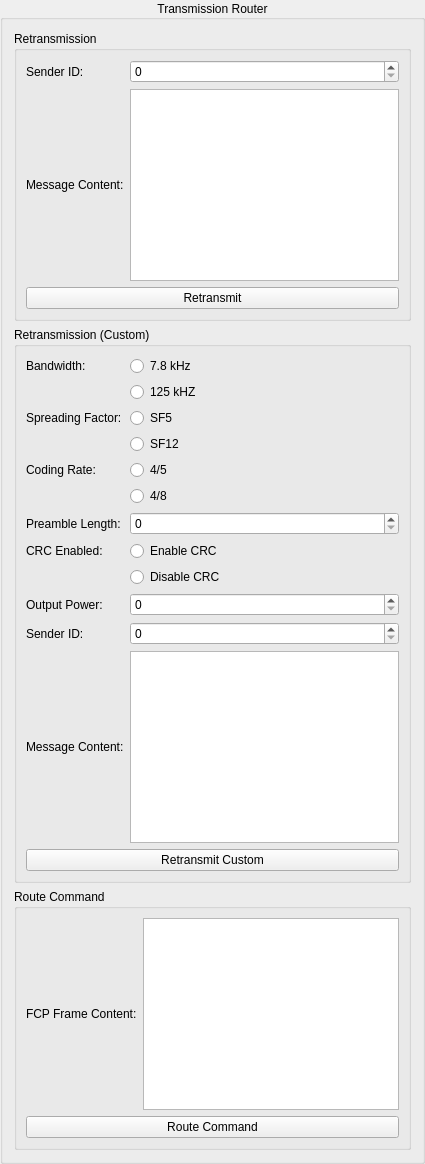
             <widget class="QGroupBox" name="transmisionRouterGroupBox">
              <property name="title">
               <string>Transmission Router</string>
              </property>
              <property name="alignment">
               <set>Qt::AlignCenter</set>
              </property>
              <layout class="QGridLayout" name="gridLayout_6">
               <item row="0" column="0">
                <widget class="QGroupBox" name="groupBox_7">
                 <property name="title">
                  <string>Retransmission</string>
                 </property>
                 <property name="flat">
                  <bool>true</bool>
                 </property>
                 <layout class="QGridLayout" name="gridLayout_27">
                  <item row="0" column="1">
                   <widget class="QSpinBox" name="TransmissionRouter_Retransmission_SendID_SpinBox"/>
                  </item>
                  <item row="0" column="0">
                   <widget class="QLabel" name="label_55">
                    <property name="text">
                     <string>Sender ID:</string>
                    </property>
                   </widget>
                  </item>
                  <item row="1" column="0">
                   <widget class="QLabel" name="label_56">
                    <property name="text">
                     <string>Message Content:</string>
                    </property>
                   </widget>
                  </item>
                  <item row="1" column="1">
                   <widget class="QPlainTextEdit" name="TransmissionRouter_Retransmission_MessageContent_PlainTextEdit"/>
                  </item>
                  <item row="3" column="0" colspan="2">
                   <widget class="QPushButton" name="TransmissionRouter_Retransmission_Retransmit_Button">
                    <property name="text">
                     <string>Retransmit</string>
                    </property>
                   </widget>
                  </item>
                 </layout>
                </widget>
               </item>
               <item row="1" column="0">
                <widget class="QGroupBox" name="groupBox_9">
                 <property name="title">
                  <string>Retransmission (Custom)</string>
                 </property>
                 <property name="flat">
                  <bool>true</bool>
                 </property>
                 <layout class="QGridLayout" name="gridLayout_29">
                  <item row="8" column="1">
                   <widget class="QRadioButton" name="TransmissionRouter_RetransmissionCustom_CRCEnabled_Disabled_RadioButton">
                    <property name="text">
                     <string>Disable CRC</string>
                    </property>
                    <attribute name="buttonGroup">
                     <string notr="true">retransmitCRCEnabledButtonGroup</string>
                    </attribute>
                   </widget>
                  </item>
                  <item row="0" column="0">
                   <widget class="QLabel" name="label_58">
                    <property name="text">
                     <string>Bandwidth:</string>
                    </property>
                   </widget>
                  </item>
                  <item row="7" column="1">
                   <widget class="QRadioButton" name="TransmissionRouter_RetransmissionCustom_CRCEnabled_Enabled_RadioButton">
                    <property name="text">
                     <string>Enable CRC</string>
                    </property>
                    <attribute name="buttonGroup">
                     <string notr="true">retransmitCRCEnabledButtonGroup</string>
                    </attribute>
                   </widget>
                  </item>
                  <item row="1" column="1">
                   <widget class="QRadioButton" name="TransmissionRouter_RetransmissionCustom_Bandwidth_125_RadioButton">
                    <property name="text">
                     <string>125 kHZ</string>
                    </property>
                    <attribute name="buttonGroup">
                     <string notr="true">retransmitBandwidthButtonGroup</string>
                    </attribute>
                   </widget>
                  </item>
                  <item row="4" column="1">
                   <widget class="QRadioButton" name="TransmissionRouter_RetransmissionCustom_CodingRate_45_RadioButton">
                    <property name="text">
                     <string>4/5</string>
                    </property>
                    <attribute name="buttonGroup">
                     <string notr="true">retransmissionCodingRateButtonGroup</string>
                    </attribute>
                   </widget>
                  </item>
                  <item row="6" column="0">
                   <widget class="QLabel" name="label_61">
                    <property name="text">
                     <string>Preamble Length:</string>
                    </property>
                   </widget>
                  </item>
                  <item row="10" column="0">
                   <widget class="QLabel" name="label_64">
                    <property name="text">
                     <string>Sender ID:</string>
                    </property>
                   </widget>
                  </item>
                  <item row="0" column="1">
                   <widget class="QRadioButton" name="TransmissionRouter_RetransmissionCustom_Bandwidth_78_RadioButton">
                    <property name="text">
                     <string>7.8 kHz</string>
                    </property>
                    <attribute name="buttonGroup">
                     <string notr="true">retransmitBandwidthButtonGroup</string>
                    </attribute>
                   </widget>
                  </item>
                  <item row="6" column="1">
                   <widget class="QSpinBox" name="TransmissionRouter_RetransmissionCustom_PreambleLength_SpinBox"/>
                  </item>
                  <item row="3" column="1">
                   <widget class="QRadioButton" name="TransmissionRouter_RetransmissionCustom_SpreadingFactor_SF12_RadioButton">
                    <property name="text">
                     <string>SF12</string>
                    </property>
                    <attribute name="buttonGroup">
                     <string notr="true">retransmitSpreadingFactorButtonGroup</string>
                    </attribute>
                   </widget>
                  </item>
                  <item row="9" column="1">
                   <widget class="QSpinBox" name="TransmissionRouter_RetransmissionCustom_OutputPower_SpinBox"/>
                  </item>
                  <item row="7" column="0">
                   <widget class="QLabel" name="label_62">
                    <property name="text">
                     <string>CRC Enabled:</string>
                    </property>
                   </widget>
                  </item>
                  <item row="5" column="1">
                   <widget class="QRadioButton" name="TransmissionRouter_RetransmissionCustom_CodingRate_48_RadioButton">
                    <property name="text">
                     <string>4/8</string>
                    </property>
                    <attribute name="buttonGroup">
                     <string notr="true">retransmissionCodingRateButtonGroup</string>
                    </attribute>
                   </widget>
                  </item>
                  <item row="2" column="1">
                   <widget class="QRadioButton" name="TransmissionRouter_RetransmissionCustom_SpreadingFactor_SF5_RadioButton">
                    <property name="text">
                     <string>SF5</string>
                    </property>
                    <attribute name="buttonGroup">
                     <string notr="true">retransmitSpreadingFactorButtonGroup</string>
                    </attribute>
                   </widget>
                  </item>
                  <item row="9" column="0">
                   <widget class="QLabel" name="label_63">
                    <property name="text">
                     <string>Output Power:</string>
                    </property>
                   </widget>
                  </item>
                  <item row="4" column="0">
                   <widget class="QLabel" name="label_60">
                    <property name="text">
                     <string>Coding Rate:</string>
                    </property>
                   </widget>
                  </item>
                  <item row="2" column="0">
                   <widget class="QLabel" name="label_59">
                    <property name="text">
                     <string>Spreading Factor:</string>
                    </property>
                   </widget>
                  </item>
                  <item row="10" column="1">
                   <widget class="QSpinBox" name="TransmissionRouter_RetransmissionCustom_SenderID_SpinBox"/>
                  </item>
                  <item row="11" column="0">
                   <widget class="QLabel" name="label_57">
                    <property name="text">
                     <string>Message Content:</string>
                    </property>
                   </widget>
                  </item>
                  <item row="11" column="1">
                   <widget class="QPlainTextEdit" name="TransmissionRouter_RetransmissionCustom_MessageContent_PlainTextEdit"/>
                  </item>
                  <item row="12" column="0" colspan="2">
                   <widget class="QPushButton" name="TransmissionRouter_RetransmissionCustom_RetransmitCustom_Button">
                    <property name="text">
                     <string>Retransmit Custom</string>
                    </property>
                   </widget>
                  </item>
                 </layout>
                </widget>
               </item>
               <item row="2" column="0">
                <widget class="QGroupBox" name="groupBox_11">
                 <property name="title">
                  <string>Route Command</string>
                 </property>
                 <property name="flat">
                  <bool>true</bool>
                 </property>
                 <layout class="QGridLayout" name="gridLayout_30">
                  <item row="1" column="1">
                   <widget class="QLabel" name="label_65">
                    <property name="text">
                     <string>FCP Frame Content:</string>
                    </property>
                   </widget>
                  </item>
                  <item row="1" column="2">
                   <widget class="QPlainTextEdit" name="RouteCommand_FCPFrameContent_PlainTextEdit"/>
                  </item>
                  <item row="2" column="1" colspan="2">
                   <widget class="QPushButton" name="RouteCommand_RouteCommand_Button">
                    <property name="text">
                     <string>Route Command</string>
                    </property>
                   </widget>
                  </item>
                 </layout>
                </widget>
               </item>
              </layout>
             </widget>
